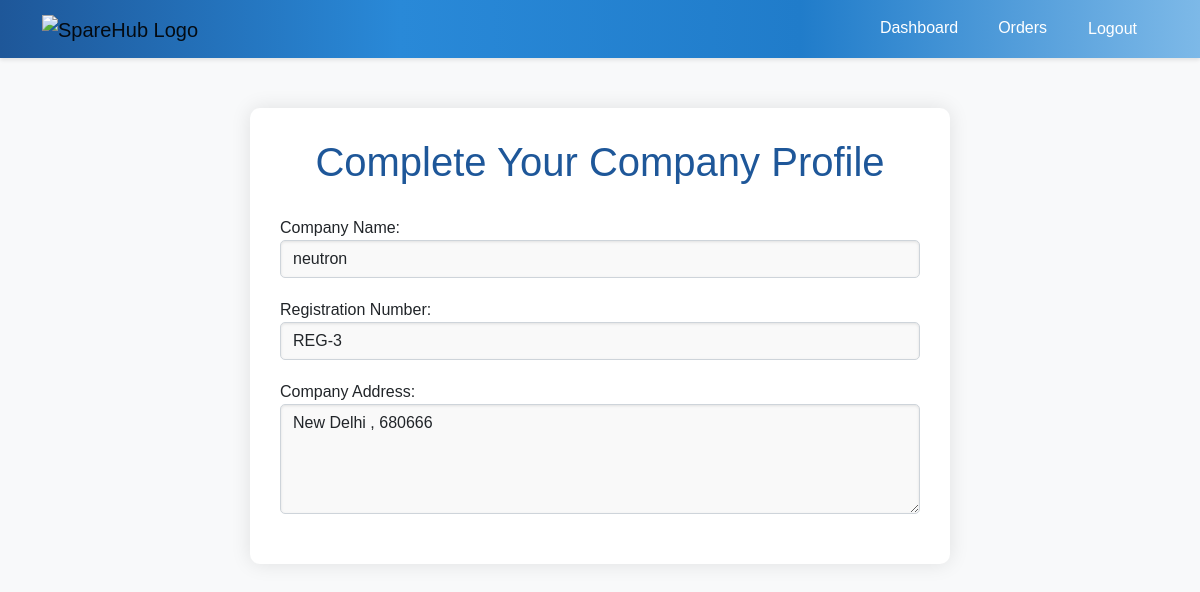
/complete-company-profile/ (signed in), run on the app's committed database.
### spares/models.py (models this page shows, shortened)
class Company(models.Model):
    user = models.OneToOneField(User, on_delete=models.CASCADE, related_name='company')
    registration_number = models.CharField(max_length=50, unique=True)
    company_name = models.CharField(max_length=100, unique=True)
    company_address = models.TextField()
    is_approved = models.BooleanField(default=False)
    car_makes = models.CharField(max_length=255, blank=True)
    part_categories = models.CharField(max_length=255, blank=True)
    manufacturing_type = models.CharField(max_length=20, blank=True)
    class Meta:
        verbose_name_plural = "Companies"

### spares/views.py (the view)
# urls.py: path('complete-company-profile/', views.complete_company_profile, name='complete_company_profile'),
@login_required
def complete_company_profile(request):
    if request.user.user_type != 'COMPANY':
        return redirect('spares:home')
    company = Company.objects.get(user=request.user)
    if request.method == 'POST':
        company.company_name = request.POST.get('company_name')
        company.registration_number = request.POST.get('registration_number')
        company.company_address = request.POST.get('company_address')
        company.save()
        return redirect('spares:company_dashboard')
    return render(request, 'complete_company_profile.html', {'company': company})

### templates/complete_company_profile.html (shortened to what this page needs)
{% load static %}
<!DOCTYPE html>
<html lang="en">
<head>
    <link href="https://cdn.jsdelivr.net/npm/bootstrap@5.1.3/dist/css/bootstrap.min.css" rel="stylesheet">
    <link rel="stylesheet" href="https://cdnjs.cloudflare.com/ajax/libs/font-awesome/6.0.0-beta3/css/all.min.css">
    <link rel="stylesheet" href="{% static 'css/style.css' %}">
</head>
<body>
    <nav class="navbar navbar-expand-lg navbar-light">
        <div class="container">
            <a class="navbar-brand" href="{% url 'spares:home' %}">
                <img src="{% static 'images/logo.png' %}" alt="SpareHub Logo" height="40">
            </a>
            <div class="collapse navbar-collapse" id="navbarNav">
                <ul class="navbar-nav ms-auto">
                    <li class="nav-item">
                        <a class="nav-link" href="{% url 'spares:company_dashboard' %}">Dashboard</a>
                    </li>
                    <li class="nav-item">
                        <a class="nav-link" href="#">Orders</a>
                    </li>
                    <li class="nav-item">
                        <form method="post" action="{% url 'spares:logout' %}">
                            <button type="submit" class="btn btn-link nav-link">Logout</button>
                        </form>
                    </li>
                </ul>
            </div>
        </div>
    </nav>
    <div class="container">
        <div class="form-container">
            <h1>Complete Your Company Profile</h1>
            <form method="post">
                <div class="form-group">
                    <label for="company_name">Company Name:</label>
                    <input type="text" id="company_name" name="company_name" class="form-control" value="{{ company.company_name }}" required>
                </div>
                <div class="form-group">
                    <label for="registration_number">Registration Number:</label>
                    <input type="text" id="registration_number" name="registration_number" class="form-control" value="{{ company.registration_number }}" required>
                </div>
                <div class="form-group">
                    <label for="company_address">Company Address:</label>
                    <textarea id="company_address" name="company_address" class="form-control" rows="4" required>{{ company.company_address }}</textarea>
                </div>
            </form>
        </div>
    </div>
</body>
</html>

### static/css/style.css (style rules this page uses)
body { font-family: 'Arial', sans-serif; }
.navbar { box-shadow: 0 2px 4px rgba(0,0,0,.1); }
.navbar-brand img { max-height: 40px; }

### templates/complete_company_profile.html (style rules this page uses)
body { background-color: #f8f9fa; }
.navbar { background: linear-gradient(to right, #1e5799, #2989d8, #207cca, #7db9e8); }
.navbar-light .navbar-nav .nav-link { color: white; margin: 0 5px; padding: 8px 15px; border-radius: 5px; transition: all 0.3s ease; }
.form-container { background-color: white; padding: 30px; border-radius: 10px; box-shadow: 0 0 20px rgba(0, 0, 0, 0.1); margin-top: 50px; max-width: 700px; margin-left: auto; margin-right: auto; }
.form-container h1 { color: #1e5799; text-align: center; margin-bottom: 30px; }
.form-group { margin-bottom: 20px; }
.form-control { border-radius: 5px; background-color: #f9f9f9; box-shadow: inset 0 1px 3px rgba(0, 0, 0, 0.1); border: 1px solid #ced4da; }

### data on the page
Company: company_name "neutron", registration_number "REG-3", company_address "New Delhi , 680666"
